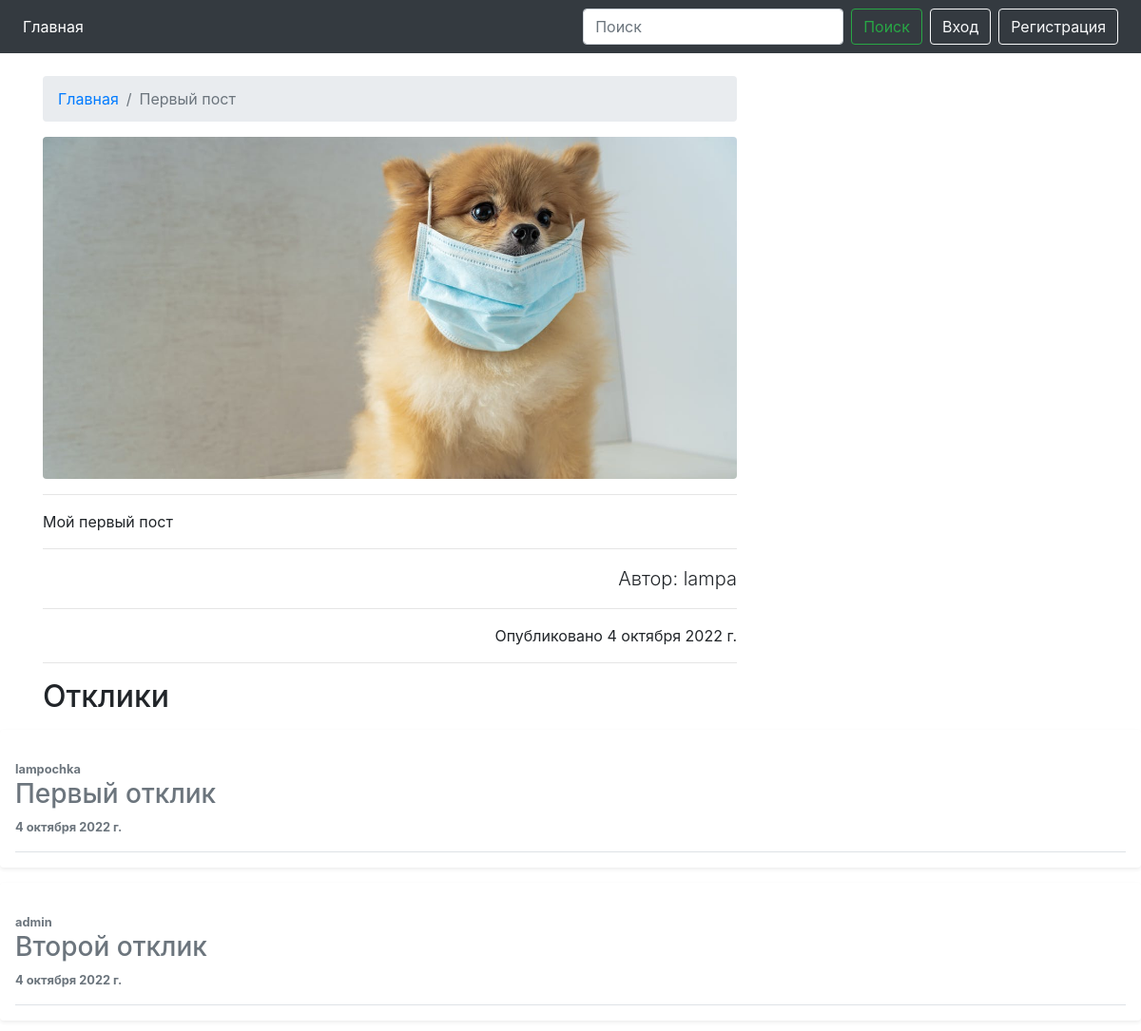
The page /1 on the database its author committed.
### news/models.py (models this page shows, shortened)
class Post(models.Model):
    title = models.CharField(max_length=200)
    content = RichTextUploadingField()
    image = models.ImageField()
    created_at = models.DateField(default=timezone.now)
    author = models.ForeignKey(User, on_delete=models.CASCADE, related_name='author')
    categories = models.ManyToManyField(Category, through='PostCategory', verbose_name='Категория')

class Comment(models.Model):
    post = models.ForeignKey(Post, on_delete=models.CASCADE, related_name='comments')
    user = models.ForeignKey(User, on_delete=models.CASCADE)
    text = models.TextField(max_length=255,  verbose_name='Текст')
    comment_data = models.DateField(auto_now_add=True)
    accepted = models.BooleanField(default=False, verbose_name='Принято')
    class Meta:
        unique_together = ('post', 'user')
    def __str__(self):
        return f'{self.text}'
    def is_accept(self):
        return self.accepted
    '''class Meta:
        ordering = ('comment_data',)

    def __str__(self):
        return 'Comment by {} on {}'.format(self.user, self.post)'''

### news/views.py (the view, shortened to what this page needs)
# urls.py: path('<int:pk>', NewsDetail.as_view(), name='news'),
class NewsDetail(FormMixin, DetailView):
    model = Post
    template_name = 'news.html'
    context_object_name = 'news'
    form_class = CommentForm

### news/forms.py
class CommentForm(forms.ModelForm):
    class Meta:
        model = Comment
        fields = ('text',)
        widgets = {
            'text': forms.Textarea(attrs={
                'class': 'form-control',
                'rows': 3
            }),
        }
    '''def __init__(self, *args, **kwargs):
        super().__init__(*args, **kwargs)
        for field in self.fields:
            self.fields[field].widget.attrs['class'] = 'form-control'''

### templates/news.html (shortened to what this page needs)
{% extends './base.html' %}
{% load static %}
{% block content %}
<div class="container">
    <div class="row">
        <div class="col-lg-8">
            <nav aria-label="breadcrumb" class="mt-4">
                <ol class="breadcrumb">
                    <li class="breadcrumb-item"><a href="{% url 'index' %}">Главная</a></li>
                    <li class="breadcrumb-item active" aria-current="page">{{ news.title }}</li>
                </ol>
            </nav>
            <img class="img-fluid rounded " src="{{ news.image.url }}" alt="">
            <hr>
            <p class="lead">
            {{ news.content|safe }}
            </p>
            <hr>
            <p class="lead text-right">Автор: {{ news.author }}</p>
            <hr>
            <p class="text-right">Опубликовано {{ news.created_at }}</p>
            <hr>
        </div>
    </div>
</div>
<div class="container">
<h2 style="text-align: left;">Отклики</h2>
</div>
{% for com in news.comments.all %}
{% if com.is_accept or user == news.author %}
<div class="my-3 p-3 bg-body rounded shadow-sm">
    <div class="d-flex text-muted pt-3">
        <div class="pb-3 mb-0 small lh-sm border-bottom w-100">
            <div class="d-flex justify-content-between">
                <strong class="text-gray-dark">{{ com.user }}</strong>
            </div>
            <span class="d-block"><h3 style="text-align: left;">{{ com.text }}</h3></span>
            <strong class="text-gray-dark">{{ com.comment_data }}</strong>
            {% endif %}
        </div>
    </div>
</div>
{% endfor %}
{% endblock content %}

### static/css/style.css (style rules this page uses)
body { margin-bottom: 60px; }
html { position: relative; min-height: 100%; }

### rows shown on the page
Post: title "Первый пост", image (picture), content "Мой первый пост", author "lampa", created_at "4 октября 2022 г."
Comment: user "lampochka", text "Первый отклик", comment_data "4 октября 2022 г."
Comment: user "admin", text "Второй отклик", comment_data "4 октября 2022 г."
